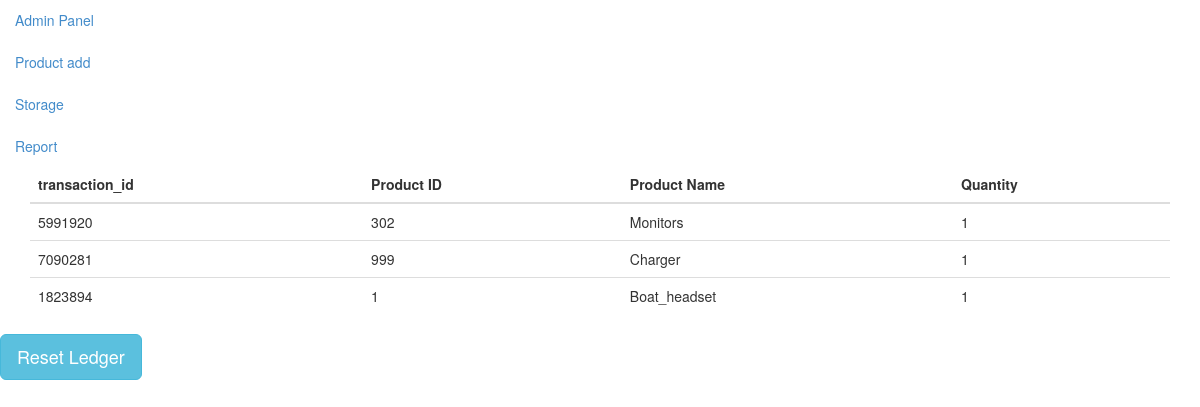
The page /tran_id.php on the database as committed earlier.
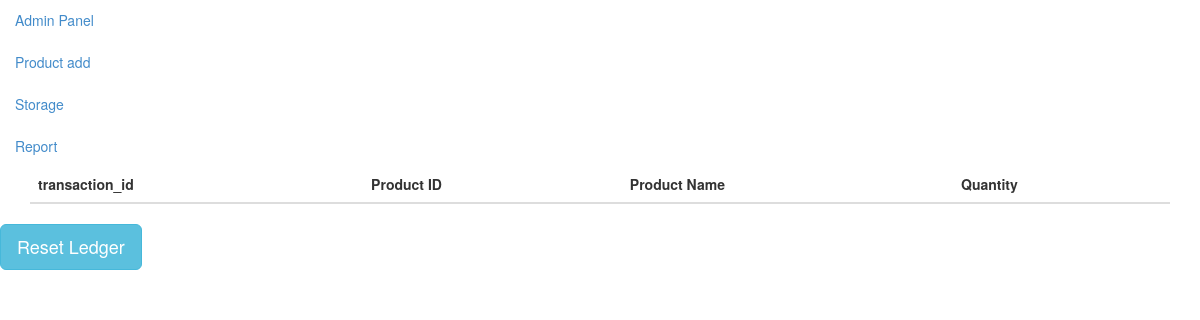
The same page on the database as committed later.
### tables this page shows
CREATE TABLE IF NOT EXISTS `outward` (
  `product_id` int(11) NOT NULL,
  `product` varchar(50) NOT NULL,
  `quantity` int(11) NOT NULL,
  `transaction_id` int(11) DEFAULT NULL
);

### tran_id.php (the view, shortened to what this page needs)
<?php
$mysqli = new mysqli("localhost","root","","ims");
?>
<!DOCTYPE html>
<html lang="en">
<head>
  <link type="text/css" rel="stylesheet" href="bootstrap-3.2.0-dist\css\bootstrap.css">
</head>
<body>
<ul class="nav nav-pills nav-stacked">
    <li><a href="admin_home.php">Admin Panel</a></li>
    <li><a href="admin_add.php">Product add</a></li>
    <li><a href="move_out.php">Storage</a></li>
    <li><a href="ReportGeneration.php">Report</a></li>
</ul>
<?php
    $sql="SELECT * FROM outward";
    $result=$mysqli->query($sql);
?>
<div class="container">
<table class="table">
    <thead>
      <tr>
        <th>transaction_id</th>
        <th>Product ID</th>
        <th>Product Name</th>
        <th>Quantity</th>
      </tr>
    </thead>
    <tbody>
        <?php
        if(!empty($result)){
        while($rows=$result->fetch_assoc())
        {
        ?>
      <tr>
        <td><?php echo $rows['transaction_id'] ?></td>
        <td><?php echo $rows['product_id'];?></td>
        <td><?php echo $rows['product'];?></td>
        <td><?php echo $rows['quantity'];?></td>
      </tr>
      <?php
        }
    }
        ?>
    </tbody>
  </table>
</div>
<p>
    <a href="rst_ledger.php" class="btn btn-info btn-lg">
        Reset Ledger
    </a>
</p>
</body>

Rows that differ between the two databases and show on the page:
removed outward: transaction "5991920", product_id "302", product "Monitors", quantity "1"
removed outward: transaction "7090281", product_id "999", product "Charger", quantity "1"
removed outward: transaction "1823894", product_id "1", product "Boat_headset", quantity "1"
